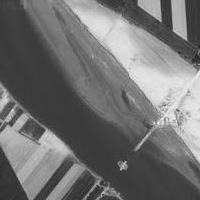
%> input picture RI3.png, 200 x 200 px
$ octave test_proposed.m   (GNU Octave 9; MATLAB toolbox functions it lacks are replaced by stand-ins)
%> lines starting %> are read from the running program, lines starting %| are printed output that depends on the picture
clc;
clear
close all
%%
data=imread('RI3.png');
%> data is the input picture: size 200x200 uint8; min 32, max 247, mean 113.9
data=double(data);
%> data: size 200x200 double
c=3;
data=padarray(data,[2,2],'replicate');
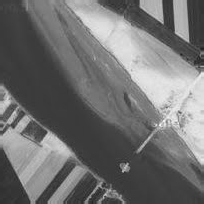
%> data: size 204x204 double; min 32, max 247, mean 113.5
[m,n]=size(data);
%> m = 204; n = 204
%% 初始化参数
v=zeros(c,1);
mc=2;
p=2;
if c==2
    v1(1)=0;
    v1(2)=250;
elseif c==3
    v1(1)=0;
    v1(2)=125;
    v1(3)=250;
elseif c==4
    v1(1)=0;
    v1(2)=100;
    v1(3)=200;
    v1(4)=250;
elseif c==5
    v1(1)=0;
    v1(2)=70;
    v1(3)=150;
    v1(4)=200;
    v1(5)=250;
end

s_up=zeros(m,n,c);
s_down=zeros(m,n,c);
u1_u=zeros(m,n,c);
u1_d=zeros(m,n,c);
u2_u=zeros(m,n,c);
u2_d=zeros(m,n,c);
U=zeros(m,n,c);
G1=zeros(m,n,c);
G2=zeros(m,n,c);
K=zeros(m,n,c);

%% 计算核距离带宽sigma
%算xbar
tp1=0.0;
for x=3:m-2
    for y=3:n-2
        tp1=tp1+data(x,y);
    end
end
%> after the loop, tp1 = 4556764
xbar=tp1/((m-4)*(n-4));
%> xbar = 113.9

%算dbar
for x=3:m-2
    for y=3:n-2
        da(x,y)=abs(data(x,y)-xbar)^2;
    end
end
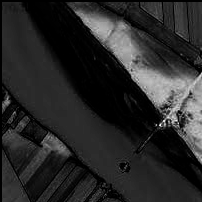
%> da: size 202x202 double; min 0, max 17710.5, mean 2877.7; drawn with min black and max white
tp2=0.0;
for x=3:m-2
    for y=3:n-2
        tp2=tp2+da(x,y);
    end
end
%> after the loop, tp2 = 117422260.2
dbar=tp2/(m*n);
%> dbar = 2821.6
%算sigma
tp3=0.0;
for x=3:m-2
    for y=3:n-2
        tp3=tp3+(da(x,y)-dbar)^2;
    end
end
%> after the loop, tp3 = 3.73e+11
sigma=sqrt(tp3/((m-4)*(n-4)-1));
%> sigma = 3054

%% 计算权衡加权模糊因子Wij
C=rand(m,n);
Cbar=rand(m,n);
eta=rand(m,n);
%计算Cj
for x=3:m-2
    for y=3:n-2
        tep1=0.0;
        daa=zeros(1,9);
        r=1;
        for x1=-1:1
            for y1=-1:1
                tep1=tep1+data(x+x1,y+y1);
                daa(1,r)=data(x+x1,y+y1);
                r=r+1;
            end
        end
        ave=tep1/9;
        C(x,y)=var(daa)/(ave^2+0.0001);
    end
end
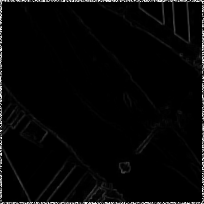
%> C: size 204x204 double; min 0, max 1, mean 0.0277
%> after the loop, daa = [58 60 60 58 59 59 58 59 59]
%计算Cbar
for x=3:m-2
    for y=3:n-2
        tep2=0.0;
        for x1=-1:1
            for y1=-1:1
                tep2=tep2+C(x+x1,y+y1);
            end
        end
        Cbar(x,y)=tep2/9;
    end
end
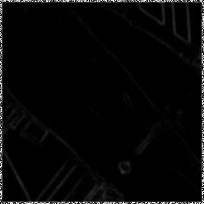
%> Cbar: size 204x204 double; min 0, max 1, mean 0.0305
%计算eta
for x=3:m-2
    for y=3:n-2
        tep3=0.0;
        for x1=-1:1
            for y1=-1:1
                tep3=tep3+exp(-(C(x+x1,y+y1)-Cbar(x+x1,y+y1)));
            end
        end
        eta(x,y)=exp(-(C(x,y)-Cbar(x,y)))/tep3;
    end
end
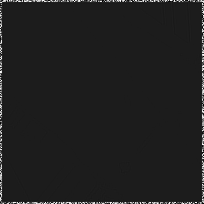
%> eta: size 204x204 double; min 0.000886, max 0.999, mean 0.126
%计算Wgc
for x=3:m-2
    for y=3:n-2
        for x1=-1:1
            for y1=-1:1
                if C(x+x1,y+y1)<Cbar(x+x1,y+1)
                    Wgc(x+x1,y+y1)=2+eta(x+x1,y+y1);
                else
                    Wgc(x+x1,y+y1)=2-eta(x+x1,y+y1);
                end
            end
        end
    end
end
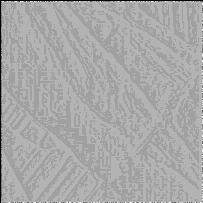
%> Wgc: size 203x203 double; min 0, max 3, mean 1.99; drawn with min black and max white

ssim=rand(m,n,9);
%> (the run ends here)
